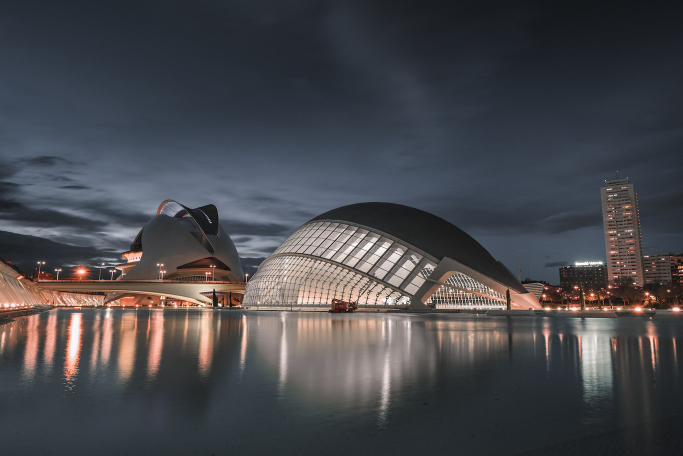
#> input picture img/1366.jpg, 1366 x 911 px, found by its file name (shown at 1/2 size); its folder holds only this picture in this run
$ python horizonte.py
#> lines starting #> are read from the running program, lines starting #| are printed output that depends on the picture; after the words box and inside, x2 and y2 are one past the last pixel; in counts of white or black regions, pixels touching at a corner belong together
#image_path = "C:/Users/lichi/Desktop/Tesis/detector-obstaculos-logica-difusa/img/barco.jpg"
import cv2
import numpy as np
import os

def detect_horizon(image_path):
    # Cargar la imagen
    image = cv2.imread(image_path)
#> image is the input picture: shape (911, 1366, 3); mean B, G, R 76, 71.6, 71.2

    # Convertir la imagen a espacio de color HSV
    hsv_image = cv2.cvtColor(image, cv2.COLOR_BGR2HSV)
#> hsv_image: shape (911, 1366, 3); mean H, S, V 82.7, 58.7, 83.3

    # Definir rangos de color para el cielo y el mar
    lower_sky = np.array([90, 50, 50])
    upper_sky = np.array([130, 255, 255])
    lower_sea = np.array([90, 50, 20])
    upper_sea = np.array([130, 255, 120])

    # Crear máscaras para el cielo y el mar
    sky_mask = cv2.inRange(hsv_image, lower_sky, upper_sky)
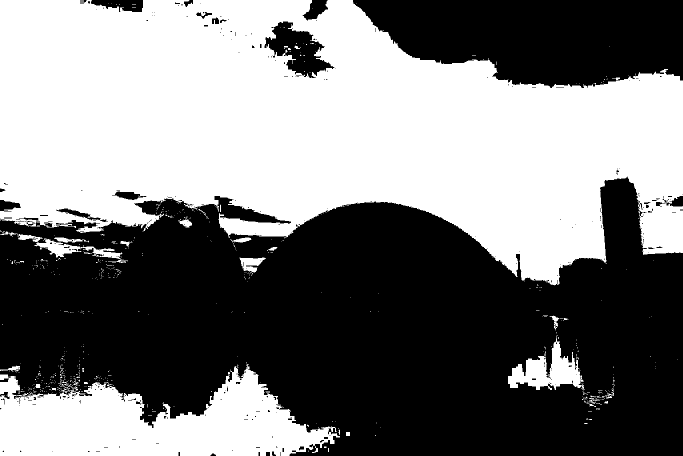
#> sky_mask: shape (911, 1366) (shown at 1/2 size); 48.5% white; 647 white regions (600 under 20 px), largest, box (x1, y1, x2, y2) and area: (0, 0, 1366, 571) 516009, (0, 728, 680, 911) 72632, (1016, 671, 1170, 781) 7151
    sea_mask = cv2.inRange(hsv_image, lower_sea, upper_sea)
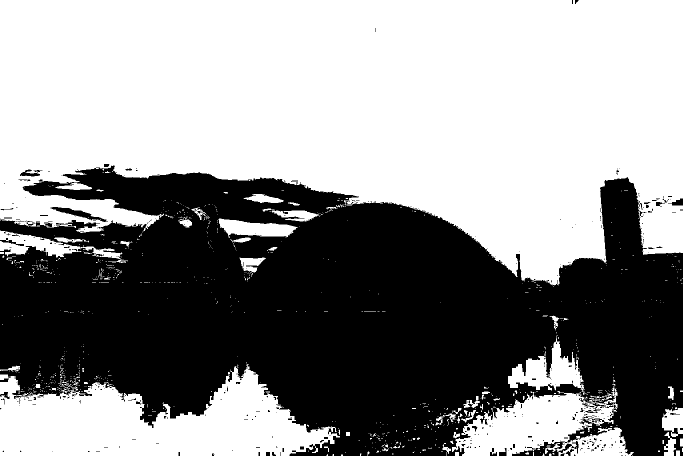
#> sea_mask: shape (911, 1366) (shown at 1/2 size); 56.9% white; 441 black regions (375 under 20 px)

    # Encontrar contornos en las máscaras
    sky_contours, _ = cv2.findContours(sky_mask, cv2.RETR_EXTERNAL, cv2.CHAIN_APPROX_SIMPLE)
#> sky_contours = 625 contours, 603 with area under 20; largest, box (x1, y1, x2, y2) and area: (0, 0, 1366, 571) 523457, (0, 728, 680, 911) 72134, (1016, 671, 1170, 781) 6840, (69, 476, 253, 526) 2160, (479, 515, 532, 545) 813
    sea_contours, _ = cv2.findContours(sea_mask, cv2.RETR_EXTERNAL, cv2.CHAIN_APPROX_SIMPLE)
#> sea_contours = 967 contours, 914 with area under 20; largest, box (x1, y1, x2, y2) and area: (0, 0, 1366, 571) 578198, (0, 728, 680, 911) 72150, (904, 775, 1235, 911) 23010, (1016, 671, 1170, 784) 6900, (1113, 855, 1268, 911) 4926

    # Encontrar la línea de horizonte
    horizon_y = None
    if sky_contours and sea_contours:
        sky_bottom = max(sky_contours, key=cv2.contourArea)[0][0][1]
#> sky_bottom = 0
        sea_top = min(sea_contours, key=cv2.contourArea)[0][0][1]
#> sea_top = 904
        horizon_y = (sky_bottom + sea_top) // 2
#> horizon_y = 452

    # Dibujar la línea de horizonte
    if horizon_y is not None:
        cv2.line(image, (0, horizon_y), (image.shape[1], horizon_y), (0, 255, 0), thickness=2)
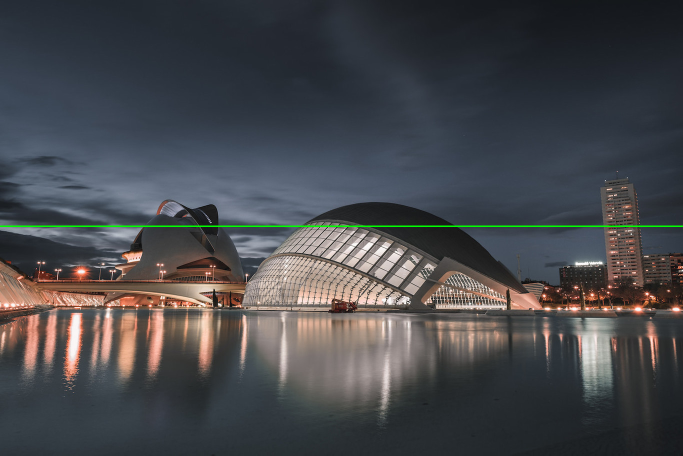
#> image: shape (911, 1366, 3) (shown at 1/2 size); 0.33% of pixels changed, all inside (x1, y1, x2, y2) = (0, 451, 1366, 454)

    # Mostrar la imagen con la línea de horizonte detectada
    resized_image = cv2.resize(image, (300, 300))
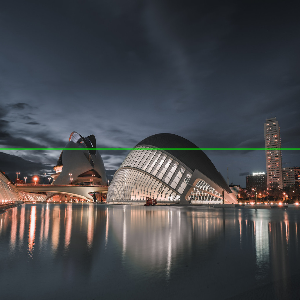
#> resized_image: shape (300, 300, 3); mean B, G, R 75.7, 72.1, 71
    cv2.imshow('Horizon Detection', resized_image)
    cv2.waitKey(0)
    cv2.destroyAllWindows()


    # Leer la imagen
for archivo in os.listdir("C:/Users/lichi/Desktop/Tesis/detector-obstaculos-logica-difusa/img"):
    image= os.path.join("C:/Users/lichi/Desktop/Tesis/detector-obstaculos-logica-difusa/img/", archivo)
    detect_horizon(image)

$ run again, on img/amanecer.jpeg
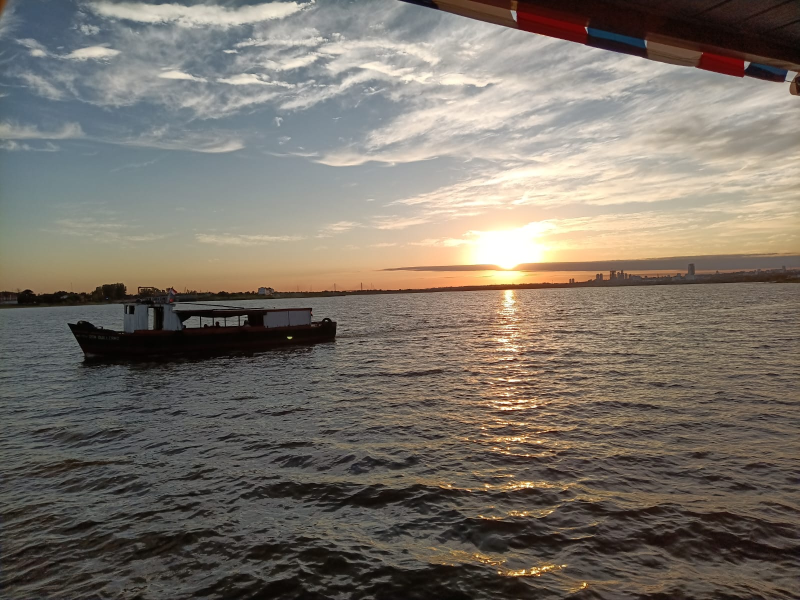
#> input picture img/amanecer.jpeg, 1599 x 1200 px, found by its file name (shown at 1/2 size)
#> in detect_horizon, image is the input picture: shape (1200, 1599, 3); mean B, G, R 105.1, 114.4, 121.9
#> hsv_image: shape (1200, 1599, 3); mean H, S, V 35.5, 53.1, 124.9
#> in detect_horizon, `sky_mask = cv2.inRange(hsv_image, lower_sky, upper_sky)`:
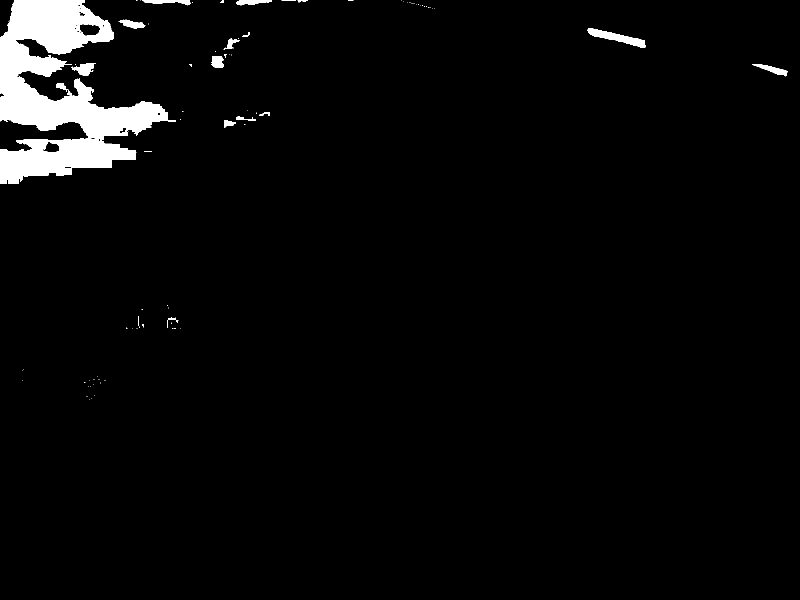
#> sky_mask: shape (1200, 1599) (shown at 1/2 size); 3.4% white; 91 white regions (69 under 20 px), largest, box (x1, y1, x2, y2) and area: (0, 0, 352, 368) 58892, (1175, 56, 1291, 96) 1634, (143, 126, 191, 152) 716
#> sea_mask: shape (1200, 1599); 1.4% white; 250 white regions (223 under 20 px)
#> sky_contours = 91 contours, 74 with area under 20; largest, box (x1, y1, x2, y2) and area: (0, 0, 352, 368) 58986, (1175, 56, 1291, 96) 1508, (143, 126, 191, 152) 648, (1504, 128, 1575, 153) 546, (285, 0, 382, 11) 502
#> sea_contours = 250 contours, 232 with area under 20; largest, box (x1, y1, x2, y2) and area: (0, 0, 223, 243) 19410, (1175, 54, 1291, 97) 1973, (161, 59, 226, 88) 898, (1503, 127, 1575, 155) 800, (285, 0, 382, 11) 502
#> sky_bottom = 0
#> sea_top = 902
#> horizon_y = 451
#> image: shape (1200, 1599, 3); 0.25% of pixels changed, all inside (x1, y1, x2, y2) = (0, 450, 1599, 453)
#> in detect_horizon, `resized_image = cv2.resize(image, (300, 300))`:
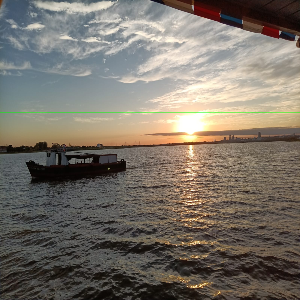
#> resized_image: shape (300, 300, 3); mean B, G, R 104.9, 114.6, 121.6
